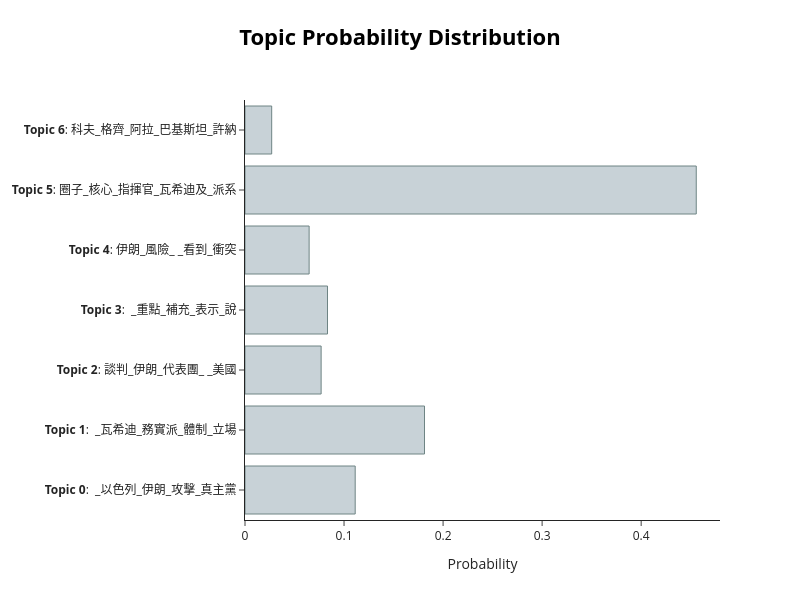

Here is the notebook cell this chart was saved with:
### Code cell
# 以第7個文件為例，列出這份文件對每個主題的機率分布
zh_topic_model.visualize_distribution(topic_distr[7])

### Figure 1 — Plotly figure (JSON) as saved in the notebook; plotly's stock layout.template omitted (floating-point values rounded to 4 significant figures)
{"data": [{"marker": {"color": "#C8D2D7", "line": {"color": "#6E8484", "width": 1}}, "orientation": "h", "type": "bar", "x": [0.1113, 0.1812, 0.07687, 0.08331, 0.06476, 0.4556, 0.02694], "y": ["<b>Topic 0</b>:  _以色列_伊朗_攻擊_真主黨", "<b>Topic 1</b>:  _瓦希迪_務實派_體制_立場", "<b>Topic 2</b>: 談判_伊朗_代表團_ _美國", "<b>Topic 3</b>:  _重點_補充_表示_說", "<b>Topic 4</b>: 伊朗_風險_ _看到_衝突", "<b>Topic 5</b>: 圈子_核心_指揮官_瓦希迪及_派系", "<b>Topic 6</b>: 科夫_格齊_阿拉_巴基斯坦_許納"]}], "layout": {"height": 600, "hoverlabel": {"bgcolor": "white", "font": {"family": "Rockwell", "size": 16}}, "title": {"font": {"color": "Black", "size": 22}, "text": "<b>Topic Probability Distribution</b>", "x": 0.5, "xanchor": "center", "y": 0.95, "yanchor": "top"}, "width": 800, "xaxis": {"title": {"text": "Probability"}}}}
